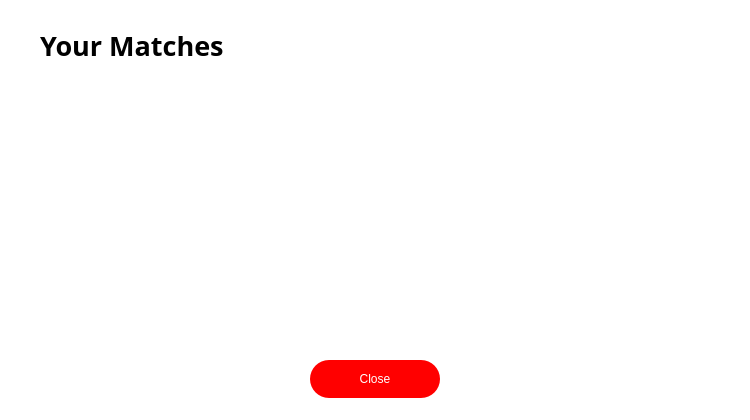
<?xml version="1.0" encoding="UTF-8"?>
<ui version="4.0">
 <class>ViewMatchesWindow</class>
 <widget class="QDialog" name="ViewMatchesWindow">
  <property name="geometry">
   <rect>
    <x>0</x>
    <y>0</y>
    <width>750</width>
    <height>420</height>
   </rect>
  </property>
  <property name="windowTitle">
   <string>View Matches</string>
  </property>
  <property name="styleSheet">
   <string notr="true">background-color: rgb(255,255,255);</string>
  </property>
  <widget class="QLabel" name="titleLabel">
   <property name="geometry">
    <rect>
     <x>40</x>
     <y>20</y>
     <width>670</width>
     <height>50</height>
    </rect>
   </property>
   <property name="font">
    <font>
     <family>Open Sans</family>
     <pointsize>20</pointsize>
     <bold>true</bold>
    </font>
   </property>
   <property name="styleSheet">
    <string notr="true">color: rgb(0,0,0);</string>
   </property>
   <property name="text">
    <string>Your Matches</string>
   </property>
  </widget>
  <widget class="QTableWidget" name="matchesTable">
   <property name="geometry">
    <rect>
     <x>40</x>
     <y>90</y>
     <width>670</width>
     <height>250</height>
    </rect>
   </property>
   <property name="styleSheet">
    <string notr="true">
     font: 700 13pt "Open Sans";
     background-color: rgb(255,255,255);
     border-radius: 16px;
     color: rgb(0,0,0);
    </string>
   </property>
  </widget>
  <widget class="QPushButton" name="closeButton">
   <property name="geometry">
    <rect>
     <x>310</x>
     <y>360</y>
     <width>130</width>
     <height>38</height>
    </rect>
   </property>
   <property name="styleSheet">
    <string notr="true">
     border-radius: 19px;
     font: 700 14pt "Open Sans";
     background-color: red;
     color: rgb(255,255,255);
    </string>
   </property>
   <property name="text">
    <string>Close</string>
   </property>
  </widget>
 </widget>
 <resources/>
 <connections/>
</ui>
